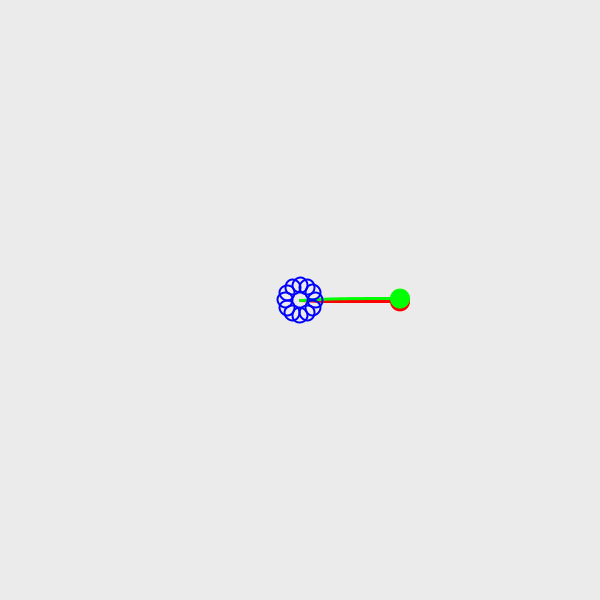
Frame 1 (no input)
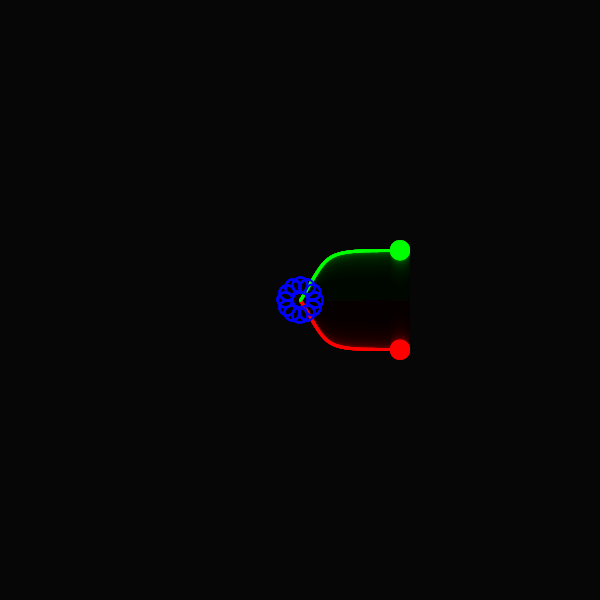
Frame 60 (the mouse pressed at the canvas centre just before this capture)
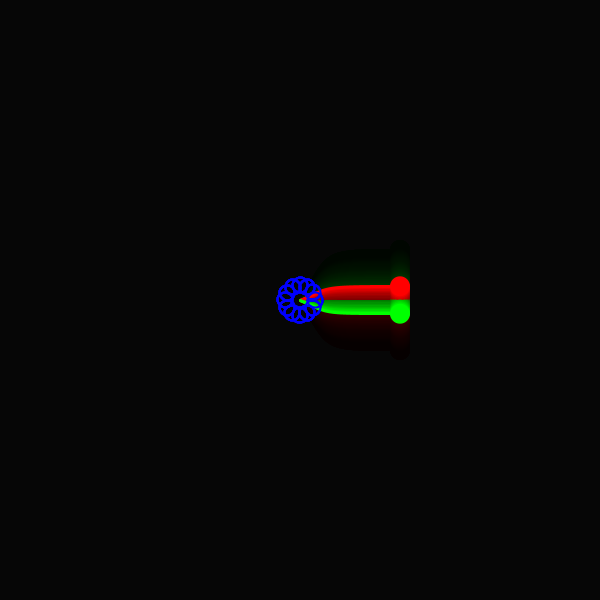
Frame 120 (the mouse held since frame 60 and released just before this capture)

The Processing sketch that drew these frames (run headless with seeded random() and noise(); from frame 60 on, the mouse is pressed at the canvas centre):

// Processing sketch: processing_69562
// ── processing_69562.pde



int     radius;
float	frequency, position, positionAdder;
float   pos1, pos2;
float bezPos1, bezPos2;

// Blue balls

int radiusBlueBall = 15;
float [] xPos = new float [12];  
float [] yPos = new float [12];

void setup() {
  size(600, 600);
  background(255);
  smooth();
  
  radius = 50;
  frequency = 200;
  position = 0;
  positionAdder = ((float)frequency / 44100) * TWO_PI;
  
  for (int i = 0; i < 12; i++) {
    int deg = i * 30;
    float angle = radians(deg);
    xPos[i] = cos(angle) * radiusBlueBall;
    yPos[i] = sin(angle) * radiusBlueBall;
  }
  
}

void draw(){
  
  noStroke();
  fill(0, 0, 0, 20);
  rect(0, 0, width, height);
  
  translate(width/2, height/2);
  
  position += positionAdder;
  
  // Red Ball
  noStroke();
  fill(255, 0, 0);
  pos1 = oscillationPositive(position);
  ellipse(100, pos1, 20, 20);
  
  // Red Bezier
  noFill();
  strokeWeight(3);
  stroke(255, 0, 0);
  bezPos1 = oscillationPositive(position);
  bezier(0, 0, 30, bezPos1, 20, bezPos1, 100, bezPos1);
  
  // Green Ball
  noStroke();
  fill(0, 255, 0);
  pos2 = oscillationNegative(position);
  ellipse(100, pos2, 20, 20);
  
  //Green Bezier
  noFill();
  strokeWeight(3);
  stroke(0, 255, 0);
  bezPos2 = oscillationNegative(position);
  bezier(0, 0, 30, bezPos2, 20, bezPos2, 100, bezPos2);
  
  // Blue balls
  for (int i = 0; i < 12; i++) {
    strokeWeight(2);
    stroke(0, 0, 255);
    ellipse(xPos[i], yPos[i], 15, 15);    
  }


}

float oscillationPositive(float position) {

  float pos = sin(position);
  pos = pos * radius;

  //this is to keep the variable position at or under Two Pi
  while (position > TWO_PI) { position -= TWO_PI; }

  //this tells the function what value to return
  return pos;
}

float oscillationNegative(float position) {

  //Subtract PI to provide a value on the opposite side in radians
  float pos = sin(position-PI);
  pos = pos * radius;
  
  //this is to keep the variable position at or under Two Pi
  while (position > TWO_PI) { position -= TWO_PI; }

  //this tells the function what value to return
  return pos;
}
